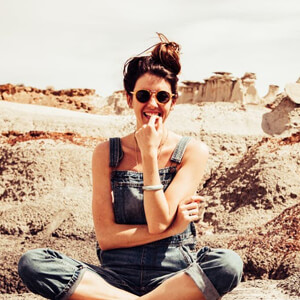
#> input picture beginner/Open-Computer-Version-Chapter-3/avatar.jpg, 300 x 300 px
$ python blurImages.py
#> lines starting #> are read from the running program, lines starting #| are printed output that depends on the picture

try:
    import cv2
    import numpy as np
except ImportError as e:
    from pip._internal import main as install
    packages = ["numpy", "opencv-python"]
    for package in packages:
        install(["install", package])
finally:
    pass

# read an image and a video
image = cv2.imread("avatar.jpg")
#> image is the input picture: shape (300, 300, 3); mean B, G, R 153.6, 170.9, 193.9
capture = cv2.VideoCapture("video1.mp4")

# BASIC BLUR FUNCTION
def blurImage():
    image_blur = cv2.blur(image, (5, 7), 0)
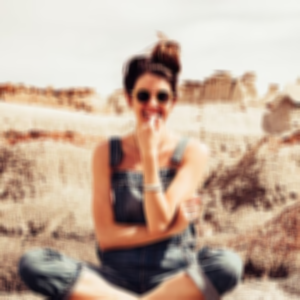
#> image_blur: shape (300, 300, 3); mean B, G, R 153.6, 170.9, 193.9
    cv2.imshow("Blur Image", image_blur)
    if cv2.waitKey(0) == ord('q'):
#> (key q is pressed here)
        cv2.destroyAllWindows()
    return cv2.destroyAllWindows()

blurImage()

# medianBlur FUNCTION
def medianBlurImage():
    image_blur = cv2.medianBlur(image, 5)
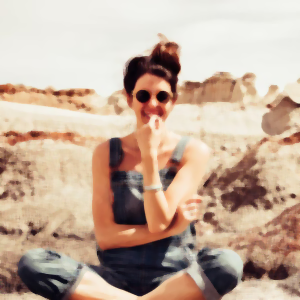
#> image_blur: shape (300, 300, 3); mean B, G, R 154.6, 172.2, 195.4
    cv2.imshow("MedianBlur Image", image_blur)
    if cv2.waitKey(0) == ord('q'):
#> (key q is pressed here)
        cv2.destroyAllWindows()
    return cv2.destroyAllWindows()
medianBlurImage()

#  GaussianBlur FUNCTION
def gaussianBlurImage():
    image_blur = cv2.GaussianBlur(image, (7, 7), 0)
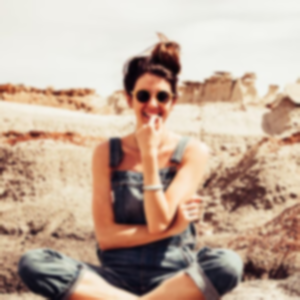
#> image_blur: shape (300, 300, 3); mean B, G, R 153.6, 170.9, 193.9
    cv2.imshow("GaussianBlur Image", image_blur)
    if cv2.waitKey(0) == ord('q'):
#> (key q is pressed here)
        cv2.destroyAllWindows()
    return cv2.destroyAllWindows()
gaussianBlurImage()

# CHALLENGE
def blurMedia(media):
    # check if the media type is video or image
    if media["type"] == "video":
        while capture.isOpened():
            ret, video = capture.read()
#> (the run stopped early here; a loop or call above may not have finished)
